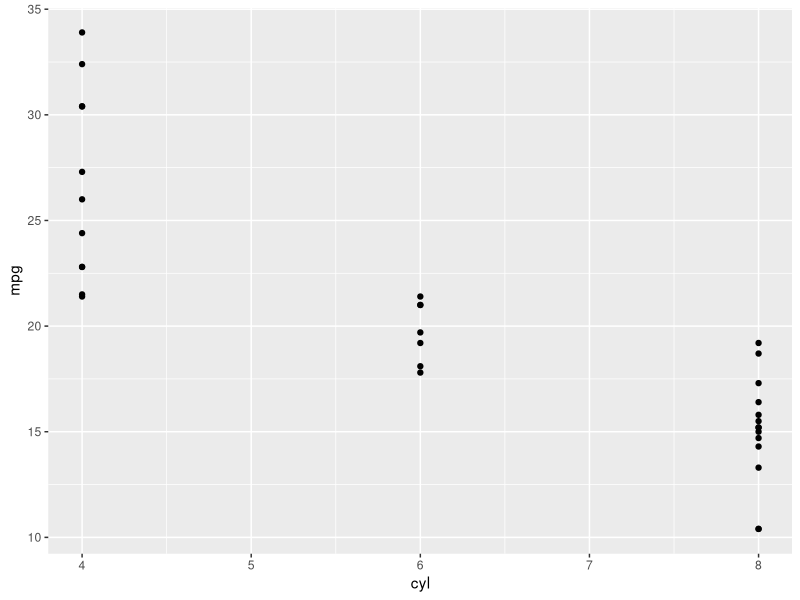
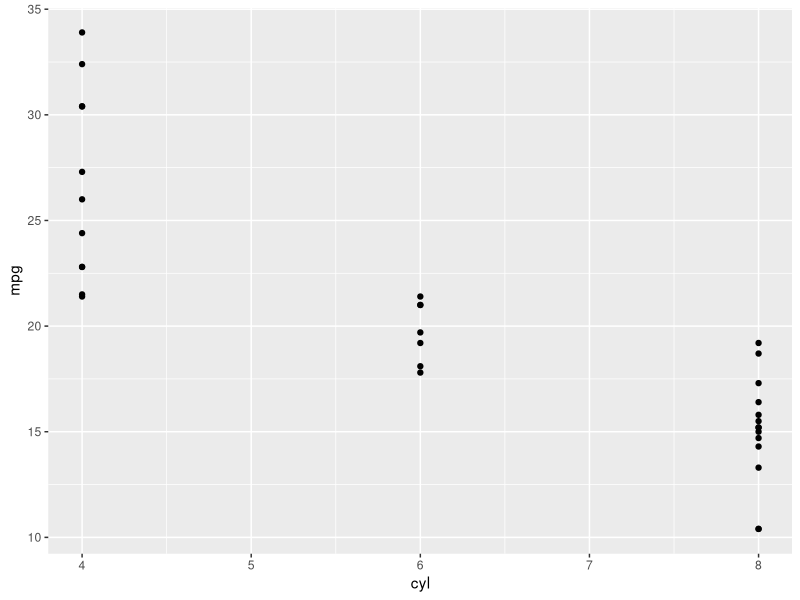
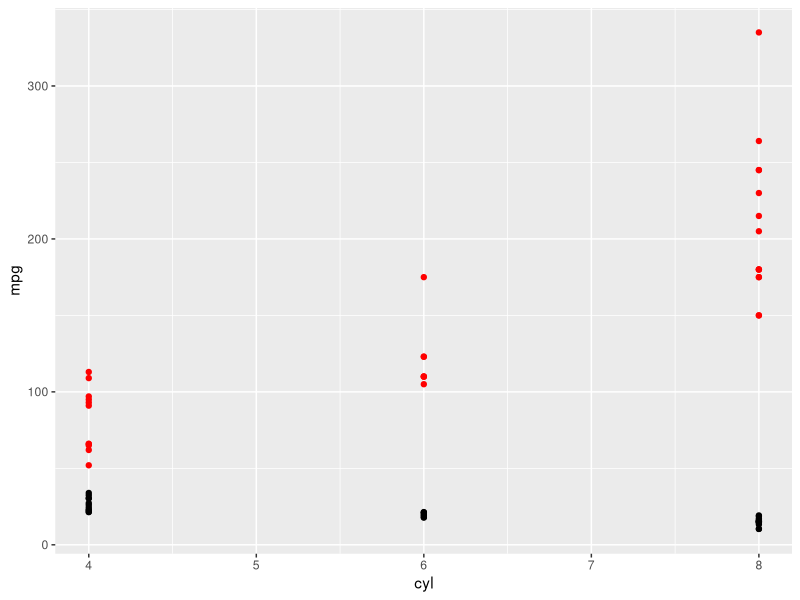
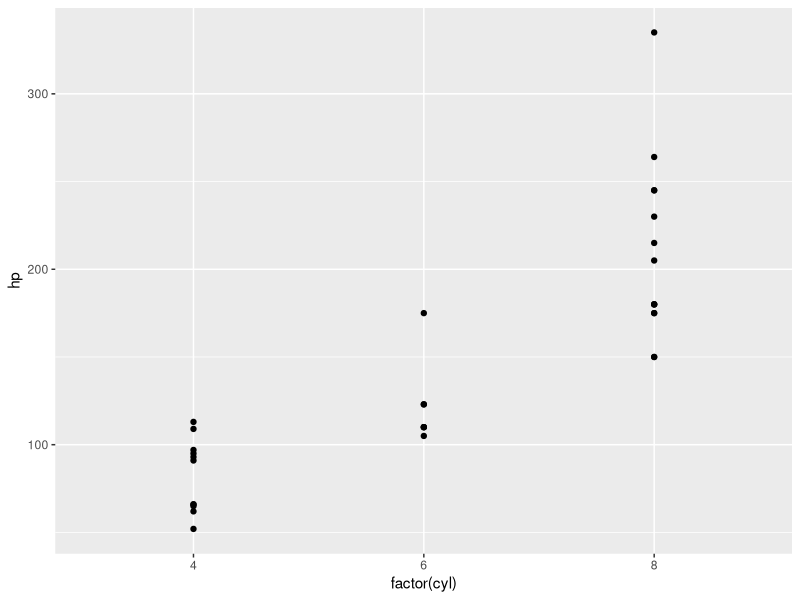

R code for these plots, in order:
## ---- chunk 1
#install.packages("ggplot2")
library(ggplot2)
## ---- chunk 2
mtcars
str(mtcars)
## ---- chunk 3
ggplot(mtcars, aes(x = cyl, y=mpg))+geom_point()

ggplot(mtcars)+geom_point(aes(x = cyl, y=mpg))


## ---- chunk 4
ggplot(mtcars)+geom_point(aes(x = cyl, y=mpg)) +
  geom_point(aes(x=cyl, y = hp), color= "red")

## ---- chunk 5
ggplot(mtcars, aes(x=factor(cyl), y = hp))+ geom_point()
## ---- chunk 6

## ---- chunk 7


## ---- chunk 8


## ---- chunk 9

## ---- chunk 10

## ---- chunk 11

## ---- chunk 12

